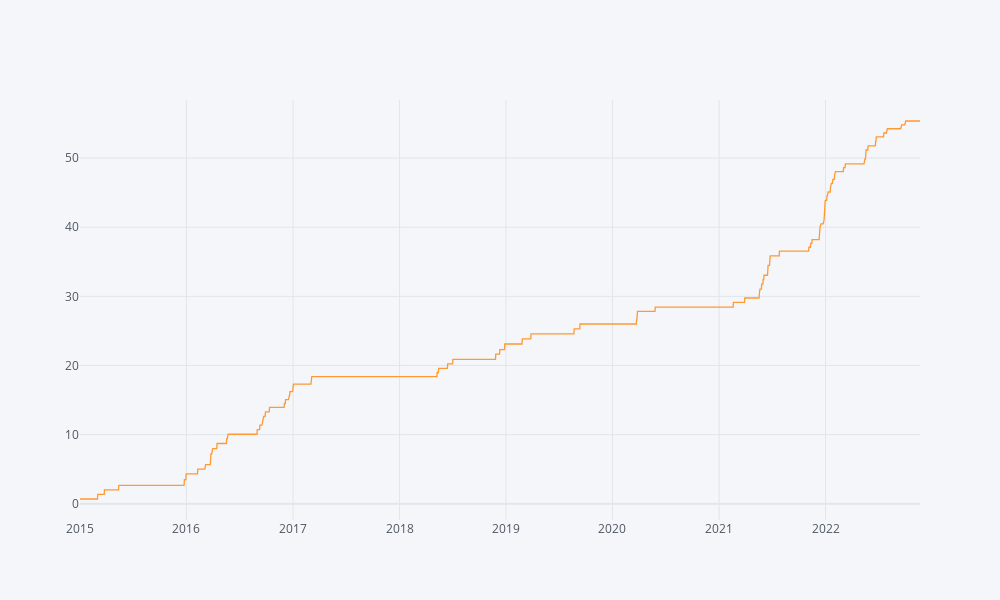

The cell this chart's notebook holds for it:
### Code cell
(tcost * df_pca_trades.abs()/100).sum(axis=1).cumsum().iplot()

### Figure 1 — Plotly figure (JSON) as saved in the notebook; plotly's stock layout.template omitted (floating-point values rounded to 4 significant figures; data arrays with more than 128 entries replaced by an {"elided": "..."} marker saying what was removed)
{"data": [{"line": {"color": "rgba(255, 153, 51, 1.0)", "dash": "solid", "shape": "linear", "width": 1.3}, "mode": "lines", "name": "None", "text": "", "type": "scatter", "x": {"elided": "2058 str values"}, "y": {"elided": "2058 float values"}}], "layout": {"height": 600, "legend": {"bgcolor": "#F5F6F9", "font": {"color": "#4D5663"}}, "paper_bgcolor": "#F5F6F9", "plot_bgcolor": "#F5F6F9", "title": {"font": {"color": "#4D5663"}}, "width": 1000, "xaxis": {"gridcolor": "#E1E5ED", "showgrid": true, "tickfont": {"color": "#4D5663"}, "title": {"font": {"color": "#4D5663"}, "text": ""}, "zerolinecolor": "#E1E5ED"}, "yaxis": {"gridcolor": "#E1E5ED", "showgrid": true, "tickfont": {"color": "#4D5663"}, "title": {"font": {"color": "#4D5663"}, "text": ""}, "zerolinecolor": "#E1E5ED"}}}
